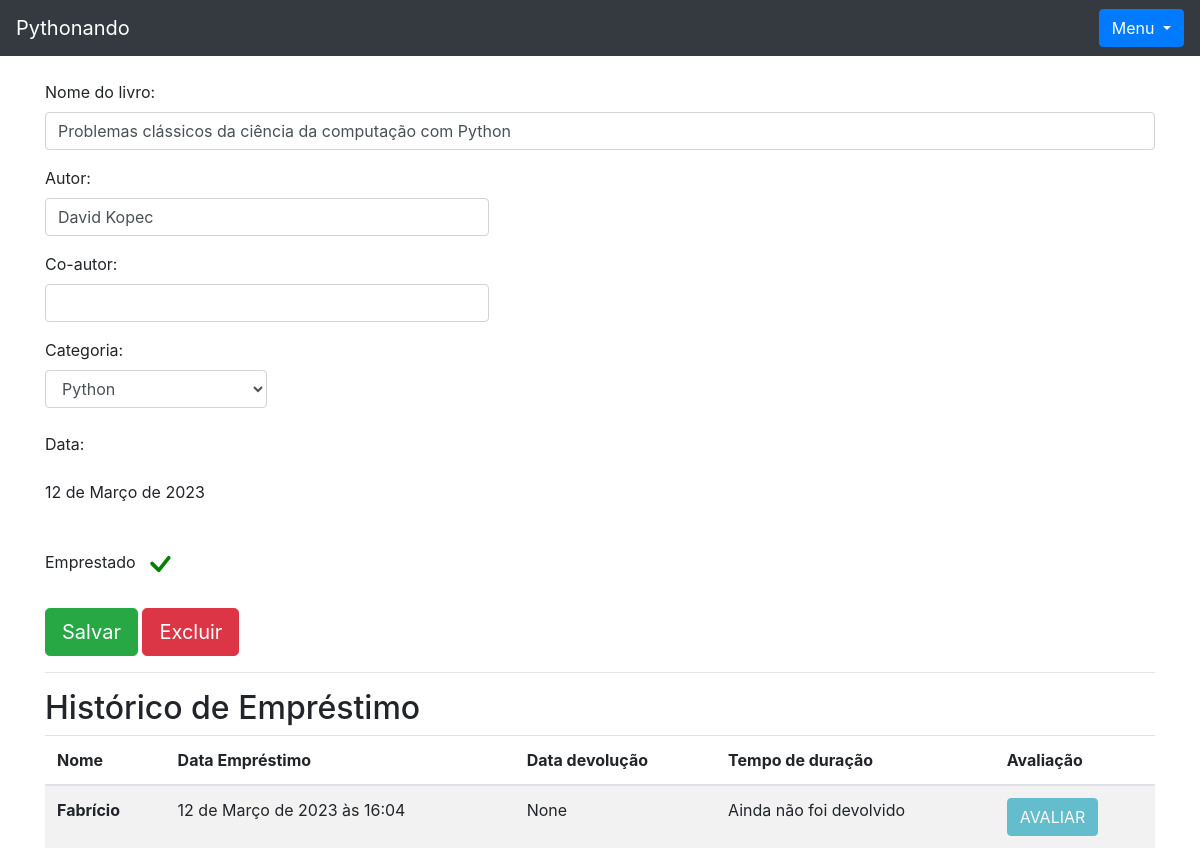
Screenshot of /livro/ver_livro/1 (signed in) with the database file from the repository.
### livro/models.py (models this page shows, shortened)
class Livros(models.Model):
    img = models.ImageField(upload_to='capa_livro', null=True, blank=True)
    nome = models.CharField(max_length=100)
    autor = models.CharField(max_length=30)
    co_autor = models.CharField(max_length=30, blank=True)
    data_cadastro = models.DateField(default=date.today)
    emprestado = models.BooleanField(default=False)
    categoria = models.ForeignKey(Categoria, on_delete=models.DO_NOTHING)
    usuario = models.ForeignKey(Usuario, on_delete=models.DO_NOTHING)
    class Meta:
        verbose_name = 'Livro'

class Emprestimos(models.Model):
    choices = (
        ('P', 'Péssimo'),
        ('R', 'Ruim'),
        ('B', 'Bom'),
        ('O', 'Ótimo')
    )
    nome_emprestado = models.ForeignKey(Usuario, on_delete=models.DO_NOTHING, blank=True, null=True)
    nome_emprestado_anonimo = models.CharField(max_length=30, blank=True, null=True)
    data_emprestimo = models.DateTimeField(default=datetime.datetime.now())
    data_devolucao = models.DateTimeField(blank=True, null=True)
    livro = models.ForeignKey(Livros, on_delete=models.DO_NOTHING)
    avaliacao = models.CharField(max_length=1, choices=choices, blank=True, null=True)

### usuarios/models.py (models this page shows)
class Usuario(models.Model):
    nome = models.CharField(max_length=30)
    email = models.EmailField()
    senha = models.CharField(max_length=64)
    ativo = models.BooleanField(default=False)
    def __str__(self):
        return self.nome

### livro/views.py (the view)
# urls.py: path('ver_livro/<int:id>', views.ver_livros, name='ver_livros'),
def ver_livros(request, id):
    if request.session.get('usuario'):
        livro = Livros.objects.get(id = id)
        if request.session.get('usuario') == livro.usuario.id:
            usuario = Usuario.objects.get(id = request.session['usuario'])
            categoria_livro = Categoria.objects.filter(usuario = request.session.get('usuario'))
            emprestimos = Emprestimos.objects.filter(livro = livro)
            form = CadastroLivro()
            form.fields['usuario'].initial = request.session['usuario']
            form.fields['categoria'].queryset = Categoria.objects.filter(usuario=usuario)
            livros = Livros.objects.filter(usuario=usuario)
            total_livros = livros.count()
            form_categoria = CategoriaLivro()
            usuarios = Usuario.objects.all()
            livros_emprestar = Livros.objects.filter(usuario = usuario).filter(emprestado =  False)
            livros_emprestados = Livros.objects.filter(usuario = usuario).filter(emprestado = True)
            return render(request, 'ver_livro.html', {'livro': livro,
                                                      'categoria_livro': categoria_livro,
                                                      'emprestimos': emprestimos,
                                                      'usuario_logado': request.session.get('usuario'),
                                                      'form': form,
                                                      'form_categoria': form_categoria,
                                                      'usuarios': usuarios,
                                                      'livros_emprestar': livros_emprestar,
                                                      'livros_emprestados': livros_emprestados,
                                                      'total_livro': total_livros})
        else:
            return HttpResponse('Esse livro não é seu')
    return redirect('/auth/login/?status=2')

### livro/forms.py
class CadastroLivro(forms.ModelForm):
    class Meta:
        model = Livros
        fields = "__all__"
    def __init__(self, *args, **kwargs):
        super().__init__(*args, **kwargs)
        self.fields['usuario'].widget = forms.HiddenInput()

class CategoriaLivro(forms.Form):
    nome = forms.CharField(max_length=30)
    descricao = forms.CharField(max_length=60)
    def __init__(self, *args, **kwargs):
        super().__init__(*args, **kwargs)
        self.fields['descricao'].widget = forms.Textarea()

### livro/models.py (called while the page is built)
    def __str__(self) -> str:
        return self.nome

### livro/templatetags/filtros.py (called while the page is built)
@register.filter
def mostra_duracao(value1, value2):
    if all((isinstance(value1, datetime), isinstance(value2, datetime))):
        dias = (value1 - value2).days
        texto = 'Dias'
        if dias == 1:
            texto = 'Dia'
        return f"{dias} {texto}."
    return "Ainda não foi devolvido"

### livro/templates/ver_livro.html (shortened to what this page needs)
{% extends 'base.html' %}
{% load filtros %}
{% block 'conteudo' %}
    <div class="container">
        <br>
        <form action="{% url 'alterar_livro' %}" method="POST">
            <p>
                <label for="">Nome do livro:</label>
                <input class="form-control" type="text" value="{{livro.nome}}" name="nome_livro">
            </p>
            <p>
                <label>Autor:</label>
                <input style="width: 40%;" class="form-control" type="text" value="{{livro.autor}}" name="autor">
            </p>
            <p>
                <label>Co-autor:</label>
                <input style="width: 40%;" class="form-control" type="text" value="{{livro.co_autor}}" name="co_autor">
            </p>
            <label>Categoria:</label>
            <select style="width: 20%;" class="form-control" name="categoria_id">
                {% for i in categoria_livro %}
                    {% if livro.categoria == i %}
                        <option value="{{i.id}}" selected>{{i}}</option>
                    {% else %}
                        <option value="{{i.id}}">{{i}}</option>
                    {% endif %}
                {% endfor %}
            </select>
            <br>
            <p>
                <label>Data:</label>
                <p>{{livro.data_cadastro}}</p>
            </p>
            <br>
            <label>Emprestado</label>
            {% if livro.emprestado %}
                <svg style="color: green;" xmlns="http://www.w3.org/2000/svg" width="40" height="40" fill="currentColor" class="bi bi-check" viewBox="0 0 16 16">
                    <path d="M10.97 4.97a.75.75 0 0 1 1.07 1.05l-3.99 4.99a.75.75 0 0 1-1.08.02L4.324 8.384a.75.75 0 1 1 1.06-1.06l2.094 2.093 3.473-4.425a.267.267 0 0 1 .02-.022z"/>
                </svg>
            {% endif %}
            <br>
            <br>
            <input style="display: inline;" type="submit" class="btn btn-success btn-lg" value="Salvar">
            <button type="button" class="btn btn-danger btn-lg" data-toggle="modal" data-target="#exampleModal2">
                Excluir
            </button>
        </form>
        <hr>
        <h2>Histórico de Empréstimo</h2>
        <table class="table table-striped">
            <thead>
              <tr>
                <th scope="col">Nome</th>
                <th scope="col">Data Empréstimo</th>
                <th scope="col">Data devolução</th>
                <th scope="col">Tempo de duração</th>
                <th scope="col">Avaliação</th>
              </tr>
            </thead>
            <tbody>
                {% for i in emprestimos %}
                    <tr>
                        {% if i.nome_emprestado_anonimo == None %}
                            <th scope="row">{{i.nome_emprestado}}</th>
                        {% else %}
                            <th scope="row">{{i.nome_emprestado_anonimo}}</th>
                        {% endif %}
                        <td>{{i.data_emprestimo}}</td>
                        <td>{{i.data_devolucao}}</td>
                        <td>{{ i.data_devolucao|mostra_duracao:i.data_emprestimo }}</td>
                        <td>
                        {% if i.avaliacao == None and i.data_devolucao != None %}
                            <button onclick="avaliacao('{{i.id}}')" class="btn btn-info" data-toggle="modal" data-target="#exampleModal1">AVALIAR</button>
                        {% else %}
                            {% if i.data_devolucao == None %}
                                <button class="btn btn-info disabled">AVALIAR</button>
                            {% endif %}
                        {% endif %}
                        </td>
                    </tr>
                {% endfor %}
            </tbody>
          </table>
    </div>
{% endblock %}

### rows the page displays
Livros: nome_livro "Problemas clássicos da ciência da computação com Python", autor "David Kopec", data_cadastro "12 de Março de 2023"
Emprestimos: nome_emprestado "Fabrício", data_emprestimo "12 de Março de 2023 às 16:04", data_devolucao "None", data_devolucao|mostra_duracao "Ainda não foi devolvido", shows "AVALIAR"

### other values shown
form field categoria_id "Python"
